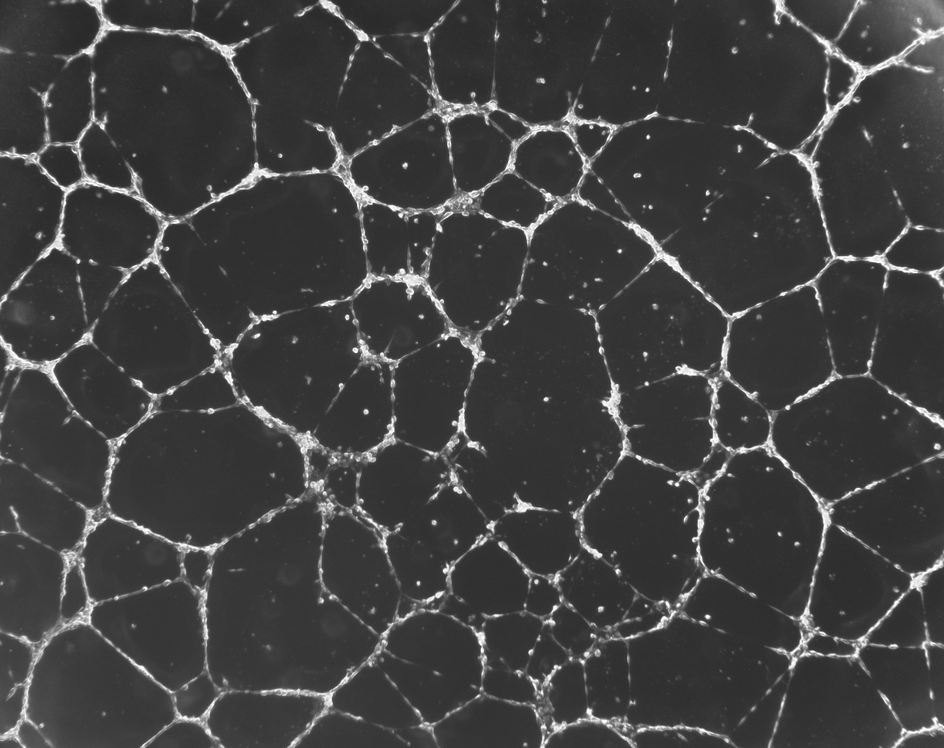
#> input picture fouriertransform/Figures/endothelium.png, 944 x 748 px, shrunk from 1300 x 1030 before the run
$ python ghighpass.py
#> lines starting #> are read from the running program, lines starting #| are printed output that depends on the picture
import cv2
import numpy, math
import scipy.fftpack as fftim
from PIL import Image

# Opening the image and converting it to grayscale.
a = Image.open('../Figures/endothelium.png').convert('L')
# Performing FFT.
b = fftim.fft2(a)
# Shifting the Fourier frequency image.
c = fftim.fftshift(b)

# Intializing variables for convolution function.
M = c.shape[0]
#> M = 748
N = c.shape[1]
#> N = 944
# H is defined and values in H are initialized to 1.
H = numpy.ones((M,N))
center1 = M/2
#> center1 = 374
center2 = N/2
#> center2 = 472
d_0 = 30.0 # cut-off radius
t1 = 2*d_0

# Defining the convolution function for GHPF.
for i in range(1,M):
    for j in range(1,N):
        r1 = (i-center1)**2+(j-center2)**2
        # Euclidean distance from
        # origin is computed.
        r = math.sqrt(r1)
        # Using cut-off radius to
        # eliminate low frequency.
        if 0 < r < d_0:
            H[i,j] = 1 - math.exp(-r**2/t1**2)
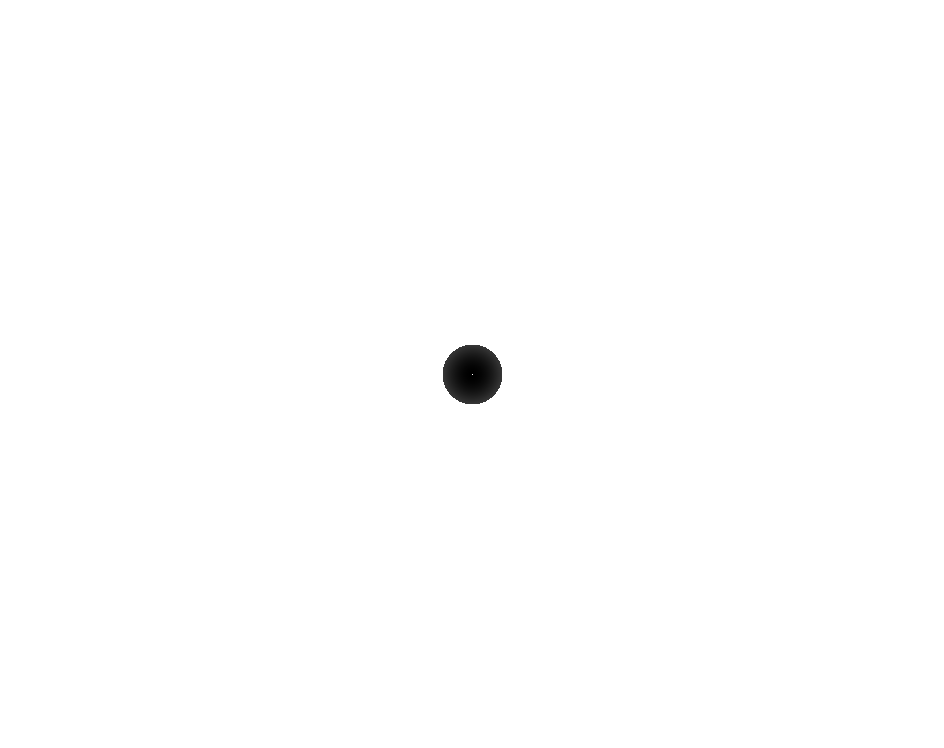
#> H: shape (748, 944) float64; min 0.000278, max 1, mean 0.996

# Converting H to an image.
H = Image.fromarray(H)
#> H: PIL image 944x748 F
# Performing the convolution.
con = c * H
# Computing the magnitude of the inverse FFT.
e = abs(fftim.ifft2(con))
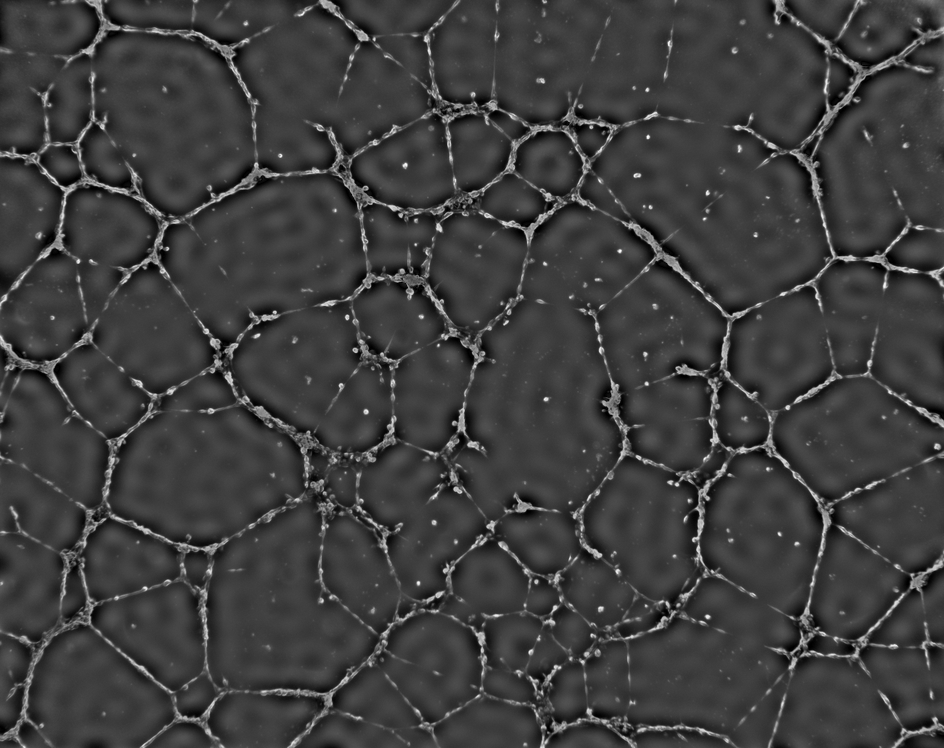
#> e: shape (748, 944) float64; min 0.00185, max 265, mean 65; drawn with min black and max white
# Saving the image as ghighpass_output.png in
# Figures folder.
cv2.imwrite('../Figures/ghighpass_output.png', e)
